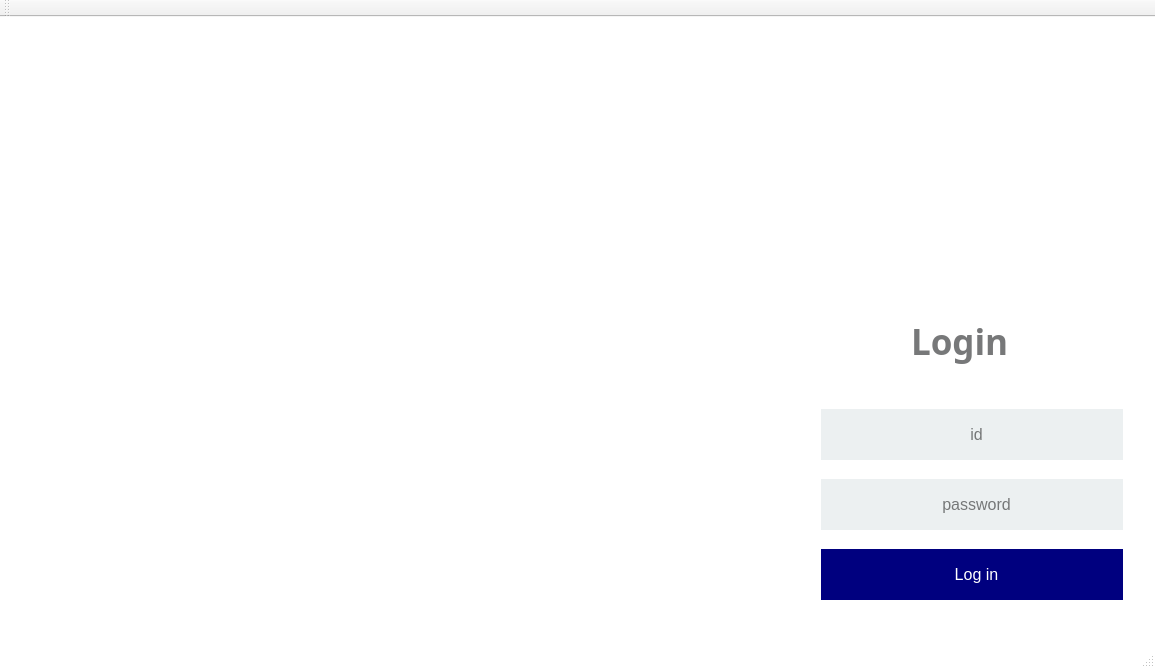
<?xml version="1.0" encoding="UTF-8"?>
<ui version="4.0">
 <class>loginClass</class>
 <widget class="QMainWindow" name="loginClass">
  <property name="geometry">
   <rect>
    <x>0</x>
    <y>0</y>
    <width>1155</width>
    <height>668</height>
   </rect>
  </property>
  <property name="windowTitle">
   <string>Login</string>
  </property>
  <property name="autoFillBackground">
   <bool>false</bool>
  </property>
  <property name="styleSheet">
   <string notr="true">QMainWindow {background-color: white;}
QLabel {color: rgb(119, 120, 121);}
QLineEdit {background-color: rgb(236, 240, 241); color:black; border: 2 px; border-radius: 10 px;}
QPushButton {background-color: rgb(0, 0, 127); color: white; border: 2 px; border-radius: 10 px;}

</string>
  </property>
  <widget class="QWidget" name="centralWidget">
   <widget class="QWidget" name="layoutWidget">
    <property name="geometry">
     <rect>
      <x>810</x>
      <y>280</y>
      <width>313</width>
      <height>314</height>
     </rect>
    </property>
    <layout class="QVBoxLayout" name="verticalLayout">
     <item>
      <layout class="QHBoxLayout" name="horizontalLayout">
       <item>
        <spacer name="horizontalSpacer">
         <property name="orientation">
          <enum>Qt::Horizontal</enum>
         </property>
         <property name="sizeHint" stdset="0">
          <size>
           <width>40</width>
           <height>20</height>
          </size>
         </property>
        </spacer>
       </item>
       <item>
        <widget class="QLabel" name="loginLabel">
         <property name="sizePolicy">
          <sizepolicy hsizetype="Fixed" vsizetype="Preferred">
           <horstretch>0</horstretch>
           <verstretch>0</verstretch>
          </sizepolicy>
         </property>
         <property name="minimumSize">
          <size>
           <width>111</width>
           <height>61</height>
          </size>
         </property>
         <property name="font">
          <font>
           <family>Arial Unicode MS</family>
           <pointsize>26</pointsize>
           <weight>75</weight>
           <bold>true</bold>
          </font>
         </property>
         <property name="text">
          <string>Login</string>
         </property>
        </widget>
       </item>
       <item>
        <spacer name="horizontalSpacer_2">
         <property name="orientation">
          <enum>Qt::Horizontal</enum>
         </property>
         <property name="sizeHint" stdset="0">
          <size>
           <width>40</width>
           <height>20</height>
          </size>
         </property>
        </spacer>
       </item>
      </layout>
     </item>
     <item>
      <spacer name="verticalSpacer">
       <property name="orientation">
        <enum>Qt::Vertical</enum>
       </property>
       <property name="sizeType">
        <enum>QSizePolicy::Fixed</enum>
       </property>
       <property name="sizeHint" stdset="0">
        <size>
         <width>20</width>
         <height>28</height>
        </size>
       </property>
      </spacer>
     </item>
     <item>
      <widget class="QLineEdit" name="idLineEdit">
       <property name="sizePolicy">
        <sizepolicy hsizetype="Fixed" vsizetype="Fixed">
         <horstretch>0</horstretch>
         <verstretch>0</verstretch>
        </sizepolicy>
       </property>
       <property name="minimumSize">
        <size>
         <width>311</width>
         <height>51</height>
        </size>
       </property>
       <property name="font">
        <font>
         <family>Arial</family>
         <pointsize>12</pointsize>
        </font>
       </property>
       <property name="alignment">
        <set>Qt::AlignCenter</set>
       </property>
       <property name="placeholderText">
        <string>id</string>
       </property>
      </widget>
     </item>
     <item>
      <spacer name="verticalSpacer_2">
       <property name="orientation">
        <enum>Qt::Vertical</enum>
       </property>
       <property name="sizeType">
        <enum>QSizePolicy::Fixed</enum>
       </property>
       <property name="sizeHint" stdset="0">
        <size>
         <width>20</width>
         <height>13</height>
        </size>
       </property>
      </spacer>
     </item>
     <item>
      <widget class="QLineEdit" name="passwordLineEdit">
       <property name="sizePolicy">
        <sizepolicy hsizetype="Fixed" vsizetype="Fixed">
         <horstretch>0</horstretch>
         <verstretch>0</verstretch>
        </sizepolicy>
       </property>
       <property name="minimumSize">
        <size>
         <width>311</width>
         <height>51</height>
        </size>
       </property>
       <property name="font">
        <font>
         <family>Arial</family>
         <pointsize>12</pointsize>
        </font>
       </property>
       <property name="alignment">
        <set>Qt::AlignCenter</set>
       </property>
       <property name="placeholderText">
        <string>password</string>
       </property>
      </widget>
     </item>
     <item>
      <spacer name="verticalSpacer_3">
       <property name="orientation">
        <enum>Qt::Vertical</enum>
       </property>
       <property name="sizeType">
        <enum>QSizePolicy::Fixed</enum>
       </property>
       <property name="sizeHint" stdset="0">
        <size>
         <width>20</width>
         <height>13</height>
        </size>
       </property>
      </spacer>
     </item>
     <item>
      <widget class="QPushButton" name="loginButton">
       <property name="sizePolicy">
        <sizepolicy hsizetype="Fixed" vsizetype="Fixed">
         <horstretch>0</horstretch>
         <verstretch>0</verstretch>
        </sizepolicy>
       </property>
       <property name="minimumSize">
        <size>
         <width>311</width>
         <height>51</height>
        </size>
       </property>
       <property name="font">
        <font>
         <family>Arial</family>
         <pointsize>12</pointsize>
        </font>
       </property>
       <property name="text">
        <string>Log in</string>
       </property>
       <property name="default">
        <bool>true</bool>
       </property>
      </widget>
     </item>
    </layout>
   </widget>
  </widget>
  <widget class="QMenuBar" name="menuBar">
   <property name="geometry">
    <rect>
     <x>0</x>
     <y>0</y>
     <width>1155</width>
     <height>26</height>
    </rect>
   </property>
  </widget>
  <widget class="QToolBar" name="mainToolBar">
   <attribute name="toolBarArea">
    <enum>TopToolBarArea</enum>
   </attribute>
   <attribute name="toolBarBreak">
    <bool>false</bool>
   </attribute>
  </widget>
  <widget class="QStatusBar" name="statusBar"/>
 </widget>
 <layoutdefault spacing="6" margin="11"/>
 <resources>
  <include location="login.qrc"/>
 </resources>
 <connections/>
</ui>
